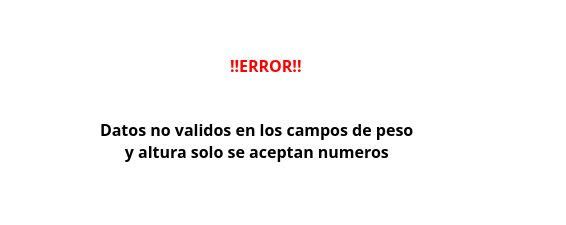
<?xml version="1.0" encoding="UTF-8"?>
<ui version="4.0">
 <class>Dialog</class>
 <widget class="QDialog" name="Dialog">
  <property name="geometry">
   <rect>
    <x>0</x>
    <y>0</y>
    <width>566</width>
    <height>225</height>
   </rect>
  </property>
  <property name="palette">
   <palette>
    <active>
     <colorrole role="WindowText">
      <brush brushstyle="SolidPattern">
       <color alpha="255">
        <red>0</red>
        <green>0</green>
        <blue>0</blue>
       </color>
      </brush>
     </colorrole>
     <colorrole role="Button">
      <brush brushstyle="SolidPattern">
       <color alpha="255">
        <red>255</red>
        <green>255</green>
        <blue>255</blue>
       </color>
      </brush>
     </colorrole>
     <colorrole role="Midlight">
      <brush brushstyle="SolidPattern">
       <color alpha="255">
        <red>255</red>
        <green>255</green>
        <blue>255</blue>
       </color>
      </brush>
     </colorrole>
     <colorrole role="Dark">
      <brush brushstyle="SolidPattern">
       <color alpha="255">
        <red>255</red>
        <green>255</green>
        <blue>255</blue>
       </color>
      </brush>
     </colorrole>
     <colorrole role="Mid">
      <brush brushstyle="SolidPattern">
       <color alpha="255">
        <red>255</red>
        <green>255</green>
        <blue>255</blue>
       </color>
      </brush>
     </colorrole>
     <colorrole role="Text">
      <brush brushstyle="SolidPattern">
       <color alpha="255">
        <red>0</red>
        <green>0</green>
        <blue>0</blue>
       </color>
      </brush>
     </colorrole>
     <colorrole role="ButtonText">
      <brush brushstyle="SolidPattern">
       <color alpha="255">
        <red>0</red>
        <green>0</green>
        <blue>0</blue>
       </color>
      </brush>
     </colorrole>
     <colorrole role="Base">
      <brush brushstyle="SolidPattern">
       <color alpha="255">
        <red>255</red>
        <green>255</green>
        <blue>255</blue>
       </color>
      </brush>
     </colorrole>
     <colorrole role="Window">
      <brush brushstyle="SolidPattern">
       <color alpha="255">
        <red>255</red>
        <green>255</green>
        <blue>255</blue>
       </color>
      </brush>
     </colorrole>
     <colorrole role="Shadow">
      <brush brushstyle="SolidPattern">
       <color alpha="255">
        <red>255</red>
        <green>255</green>
        <blue>255</blue>
       </color>
      </brush>
     </colorrole>
     <colorrole role="Highlight">
      <brush brushstyle="SolidPattern">
       <color alpha="255">
        <red>255</red>
        <green>255</green>
        <blue>255</blue>
       </color>
      </brush>
     </colorrole>
     <colorrole role="Link">
      <brush brushstyle="SolidPattern">
       <color alpha="255">
        <red>255</red>
        <green>255</green>
        <blue>255</blue>
       </color>
      </brush>
     </colorrole>
     <colorrole role="LinkVisited">
      <brush brushstyle="SolidPattern">
       <color alpha="255">
        <red>255</red>
        <green>255</green>
        <blue>255</blue>
       </color>
      </brush>
     </colorrole>
     <colorrole role="ToolTipBase">
      <brush brushstyle="SolidPattern">
       <color alpha="255">
        <red>255</red>
        <green>255</green>
        <blue>255</blue>
       </color>
      </brush>
     </colorrole>
     <colorrole role="ToolTipText">
      <brush brushstyle="SolidPattern">
       <color alpha="255">
        <red>255</red>
        <green>255</green>
        <blue>255</blue>
       </color>
      </brush>
     </colorrole>
    </active>
    <inactive>
     <colorrole role="WindowText">
      <brush brushstyle="SolidPattern">
       <color alpha="255">
        <red>0</red>
        <green>0</green>
        <blue>0</blue>
       </color>
      </brush>
     </colorrole>
     <colorrole role="Button">
      <brush brushstyle="SolidPattern">
       <color alpha="255">
        <red>255</red>
        <green>255</green>
        <blue>255</blue>
       </color>
      </brush>
     </colorrole>
     <colorrole role="Midlight">
      <brush brushstyle="SolidPattern">
       <color alpha="255">
        <red>255</red>
        <green>255</green>
        <blue>255</blue>
       </color>
      </brush>
     </colorrole>
     <colorrole role="Dark">
      <brush brushstyle="SolidPattern">
       <color alpha="255">
        <red>255</red>
        <green>255</green>
        <blue>255</blue>
       </color>
      </brush>
     </colorrole>
     <colorrole role="Mid">
      <brush brushstyle="SolidPattern">
       <color alpha="255">
        <red>255</red>
        <green>255</green>
        <blue>255</blue>
       </color>
      </brush>
     </colorrole>
     <colorrole role="Text">
      <brush brushstyle="SolidPattern">
       <color alpha="255">
        <red>0</red>
        <green>0</green>
        <blue>0</blue>
       </color>
      </brush>
     </colorrole>
     <colorrole role="ButtonText">
      <brush brushstyle="SolidPattern">
       <color alpha="255">
        <red>0</red>
        <green>0</green>
        <blue>0</blue>
       </color>
      </brush>
     </colorrole>
     <colorrole role="Base">
      <brush brushstyle="SolidPattern">
       <color alpha="255">
        <red>255</red>
        <green>255</green>
        <blue>255</blue>
       </color>
      </brush>
     </colorrole>
     <colorrole role="Window">
      <brush brushstyle="SolidPattern">
       <color alpha="255">
        <red>255</red>
        <green>255</green>
        <blue>255</blue>
       </color>
      </brush>
     </colorrole>
     <colorrole role="Shadow">
      <brush brushstyle="SolidPattern">
       <color alpha="255">
        <red>255</red>
        <green>255</green>
        <blue>255</blue>
       </color>
      </brush>
     </colorrole>
     <colorrole role="Highlight">
      <brush brushstyle="SolidPattern">
       <color alpha="255">
        <red>255</red>
        <green>255</green>
        <blue>255</blue>
       </color>
      </brush>
     </colorrole>
     <colorrole role="Link">
      <brush brushstyle="SolidPattern">
       <color alpha="255">
        <red>255</red>
        <green>255</green>
        <blue>255</blue>
       </color>
      </brush>
     </colorrole>
     <colorrole role="LinkVisited">
      <brush brushstyle="SolidPattern">
       <color alpha="255">
        <red>255</red>
        <green>255</green>
        <blue>255</blue>
       </color>
      </brush>
     </colorrole>
     <colorrole role="ToolTipBase">
      <brush brushstyle="SolidPattern">
       <color alpha="255">
        <red>255</red>
        <green>255</green>
        <blue>255</blue>
       </color>
      </brush>
     </colorrole>
     <colorrole role="ToolTipText">
      <brush brushstyle="SolidPattern">
       <color alpha="255">
        <red>255</red>
        <green>255</green>
        <blue>255</blue>
       </color>
      </brush>
     </colorrole>
    </inactive>
    <disabled>
     <colorrole role="WindowText">
      <brush brushstyle="SolidPattern">
       <color alpha="255">
        <red>255</red>
        <green>255</green>
        <blue>255</blue>
       </color>
      </brush>
     </colorrole>
     <colorrole role="Button">
      <brush brushstyle="SolidPattern">
       <color alpha="255">
        <red>255</red>
        <green>255</green>
        <blue>255</blue>
       </color>
      </brush>
     </colorrole>
     <colorrole role="Midlight">
      <brush brushstyle="SolidPattern">
       <color alpha="255">
        <red>255</red>
        <green>255</green>
        <blue>255</blue>
       </color>
      </brush>
     </colorrole>
     <colorrole role="Dark">
      <brush brushstyle="SolidPattern">
       <color alpha="255">
        <red>255</red>
        <green>255</green>
        <blue>255</blue>
       </color>
      </brush>
     </colorrole>
     <colorrole role="Mid">
      <brush brushstyle="SolidPattern">
       <color alpha="255">
        <red>255</red>
        <green>255</green>
        <blue>255</blue>
       </color>
      </brush>
     </colorrole>
     <colorrole role="Text">
      <brush brushstyle="SolidPattern">
       <color alpha="255">
        <red>255</red>
        <green>255</green>
        <blue>255</blue>
       </color>
      </brush>
     </colorrole>
     <colorrole role="ButtonText">
      <brush brushstyle="SolidPattern">
       <color alpha="255">
        <red>255</red>
        <green>255</green>
        <blue>255</blue>
       </color>
      </brush>
     </colorrole>
     <colorrole role="Base">
      <brush brushstyle="SolidPattern">
       <color alpha="255">
        <red>255</red>
        <green>255</green>
        <blue>255</blue>
       </color>
      </brush>
     </colorrole>
     <colorrole role="Window">
      <brush brushstyle="SolidPattern">
       <color alpha="255">
        <red>255</red>
        <green>255</green>
        <blue>255</blue>
       </color>
      </brush>
     </colorrole>
     <colorrole role="Shadow">
      <brush brushstyle="SolidPattern">
       <color alpha="255">
        <red>255</red>
        <green>255</green>
        <blue>255</blue>
       </color>
      </brush>
     </colorrole>
     <colorrole role="Highlight">
      <brush brushstyle="SolidPattern">
       <color alpha="255">
        <red>0</red>
        <green>120</green>
        <blue>215</blue>
       </color>
      </brush>
     </colorrole>
     <colorrole role="Link">
      <brush brushstyle="SolidPattern">
       <color alpha="255">
        <red>255</red>
        <green>255</green>
        <blue>255</blue>
       </color>
      </brush>
     </colorrole>
     <colorrole role="LinkVisited">
      <brush brushstyle="SolidPattern">
       <color alpha="255">
        <red>255</red>
        <green>255</green>
        <blue>255</blue>
       </color>
      </brush>
     </colorrole>
     <colorrole role="ToolTipBase">
      <brush brushstyle="SolidPattern">
       <color alpha="255">
        <red>255</red>
        <green>255</green>
        <blue>255</blue>
       </color>
      </brush>
     </colorrole>
     <colorrole role="ToolTipText">
      <brush brushstyle="SolidPattern">
       <color alpha="255">
        <red>255</red>
        <green>255</green>
        <blue>255</blue>
       </color>
      </brush>
     </colorrole>
    </disabled>
   </palette>
  </property>
  <property name="windowTitle">
   <string>ALERTA!!!</string>
  </property>
  <property name="windowIcon">
   <iconset>
    <normaloff>C:/Users/Pc/Desktop/fitness-logo-design-template-sport-or-gym-vector-6152179.jpg</normaloff>C:/Users/Pc/Desktop/fitness-logo-design-template-sport-or-gym-vector-6152179.jpg</iconset>
  </property>
  <widget class="QLabel" name="label">
   <property name="geometry">
    <rect>
     <x>230</x>
     <y>50</y>
     <width>121</width>
     <height>31</height>
    </rect>
   </property>
   <property name="palette">
    <palette>
     <active>
      <colorrole role="WindowText">
       <brush brushstyle="SolidPattern">
        <color alpha="255">
         <red>255</red>
         <green>0</green>
         <blue>0</blue>
        </color>
       </brush>
      </colorrole>
      <colorrole role="Text">
       <brush brushstyle="SolidPattern">
        <color alpha="255">
         <red>255</red>
         <green>0</green>
         <blue>0</blue>
        </color>
       </brush>
      </colorrole>
      <colorrole role="ButtonText">
       <brush brushstyle="SolidPattern">
        <color alpha="255">
         <red>255</red>
         <green>0</green>
         <blue>0</blue>
        </color>
       </brush>
      </colorrole>
     </active>
     <inactive>
      <colorrole role="WindowText">
       <brush brushstyle="SolidPattern">
        <color alpha="255">
         <red>255</red>
         <green>0</green>
         <blue>0</blue>
        </color>
       </brush>
      </colorrole>
      <colorrole role="Text">
       <brush brushstyle="SolidPattern">
        <color alpha="255">
         <red>255</red>
         <green>0</green>
         <blue>0</blue>
        </color>
       </brush>
      </colorrole>
      <colorrole role="ButtonText">
       <brush brushstyle="SolidPattern">
        <color alpha="255">
         <red>255</red>
         <green>0</green>
         <blue>0</blue>
        </color>
       </brush>
      </colorrole>
     </inactive>
     <disabled>
      <colorrole role="WindowText">
       <brush brushstyle="SolidPattern">
        <color alpha="255">
         <red>255</red>
         <green>255</green>
         <blue>255</blue>
        </color>
       </brush>
      </colorrole>
      <colorrole role="Text">
       <brush brushstyle="SolidPattern">
        <color alpha="255">
         <red>255</red>
         <green>255</green>
         <blue>255</blue>
        </color>
       </brush>
      </colorrole>
      <colorrole role="ButtonText">
       <brush brushstyle="SolidPattern">
        <color alpha="255">
         <red>255</red>
         <green>255</green>
         <blue>255</blue>
        </color>
       </brush>
      </colorrole>
     </disabled>
    </palette>
   </property>
   <property name="font">
    <font>
     <family>Nirmala UI Semilight</family>
     <pointsize>12</pointsize>
     <weight>75</weight>
     <italic>false</italic>
     <bold>true</bold>
    </font>
   </property>
   <property name="text">
    <string>!!ERROR!!</string>
   </property>
  </widget>
  <widget class="QLabel" name="label_2">
   <property name="geometry">
    <rect>
     <x>100</x>
     <y>110</y>
     <width>391</width>
     <height>61</height>
    </rect>
   </property>
   <property name="font">
    <font>
     <family>Nirmala UI Semilight</family>
     <pointsize>12</pointsize>
     <weight>75</weight>
     <italic>false</italic>
     <bold>true</bold>
    </font>
   </property>
   <property name="text">
    <string>Datos no validos en los campos de peso
      y altura solo se aceptan numeros</string>
   </property>
  </widget>
 </widget>
 <resources/>
 <connections/>
</ui>
